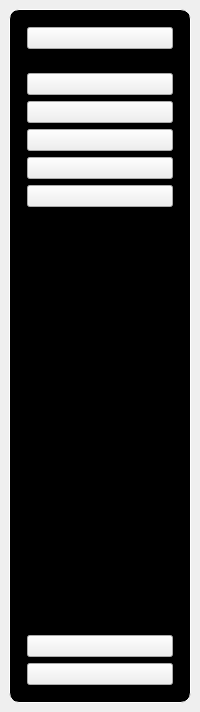
     <widget class="QStackedWidget" name="tabStacked">
      <property name="styleSheet">
       <string notr="true">#tabStacked{
padding:0;
}</string>
      </property>
      <widget class="QWidget" name="stackedTab">
       <property name="styleSheet">
        <string notr="true"/>
       </property>
       <layout class="QVBoxLayout" name="verticalLayout_66">
        <item>
         <widget class="QWidget" name="tab" native="true">
          <property name="styleSheet">
           <string notr="true">#tab{
	background-color: rgb(0, 0, 0);
	border: 1px solid white;
	border-radius: 10px
}
</string>
          </property>
          <layout class="QVBoxLayout" name="verticalLayout">
           <item>
            <widget class="QWidget" name="tabButtonsTop" native="true">
             <layout class="QVBoxLayout" name="verticalLayout_64">
              <item>
               <widget class="QPushButton" name="buttonTabHome">
                <property name="text">
                 <string/>
                </property>
                <property name="icon">
                 <iconset resource="../qrc/market_engine_icons.qrc">
                  <normaloff>:/icons/icons_market_engine/home.png</normaloff>:/icons/icons_market_engine/home.png</iconset>
                </property>
                <property name="iconSize">
                 <size>
                  <width>32</width>
                  <height>32</height>
                 </size>
                </property>
               </widget>
              </item>
             </layout>
            </widget>
           </item>
           <item>
            <widget class="QWidget" name="tabButtonsMidTop" native="true">
             <layout class="QVBoxLayout" name="verticalLayout_62">
              <item>
               <widget class="QPushButton" name="buttonTabAccount">
                <property name="text">
                 <string/>
                </property>
                <property name="icon">
                 <iconset resource="../qrc/market_engine_icons.qrc">
                  <normaloff>:/icons/icons_market_engine/dashboard.png</normaloff>:/icons/icons_market_engine/dashboard.png</iconset>
                </property>
                <property name="iconSize">
                 <size>
                  <width>32</width>
                  <height>32</height>
                 </size>
                </property>
               </widget>
              </item>
              <item>
               <widget class="QPushButton" name="buttonTabSonar">
                <property name="text">
                 <string/>
                </property>
                <property name="icon">
                 <iconset resource="../qrc/market_engine_icons.qrc">
                  <normaloff>:/icons/icons_market_engine/sonar_api.png</normaloff>:/icons/icons_market_engine/sonar_api.png</iconset>
                </property>
                <property name="iconSize">
                 <size>
                  <width>32</width>
                  <height>32</height>
                 </size>
                </property>
               </widget>
              </item>
              <item>
               <widget class="QPushButton" name="buttonTabTradeupEngine">
                <property name="text">
                 <string/>
                </property>
                <property name="icon">
                 <iconset resource="../qrc/market_engine_icons.qrc">
                  <normaloff>:/icons/icons_market_engine/calculator_auto.png</normaloff>:/icons/icons_market_engine/calculator_auto.png</iconset>
                </property>
                <property name="iconSize">
                 <size>
                  <width>32</width>
                  <height>32</height>
                 </size>
                </property>
               </widget>
              </item>
              <item>
               <widget class="QPushButton" name="buttonTabProfitableTradeups">
                <property name="text">
                 <string/>
                </property>
                <property name="icon">
                 <iconset resource="../qrc/market_engine_icons.qrc">
                  <normaloff>:/icons/icons_market_engine/profitable_tradeups.png</normaloff>:/icons/icons_market_engine/profitable_tradeups.png</iconset>
                </property>
                <property name="iconSize">
                 <size>
                  <width>32</width>
                  <height>32</height>
                 </size>
                </property>
               </widget>
              </item>
              <item>
               <widget class="QPushButton" name="buttonTabItemLibrary">
                <property name="text">
                 <string/>
                </property>
                <property name="icon">
                 <iconset resource="../qrc/market_engine_icons.qrc">
                  <normaloff>:/icons/icons_market_engine/loaded_items.png</normaloff>:/icons/icons_market_engine/loaded_items.png</iconset>
                </property>
                <property name="iconSize">
                 <size>
                  <width>32</width>
                  <height>32</height>
                 </size>
                </property>
               </widget>
              </item>
             </layout>
            </widget>
           </item>
           <item>
            <spacer name="verticalSpacer">
             <property name="orientation">
              <enum>Qt::Vertical</enum>
             </property>
             <property name="sizeHint" stdset="0">
              <size>
               <width>20</width>
               <height>404</height>
              </size>
             </property>
            </spacer>
           </item>
           <item>
            <widget class="QWidget" name="tabButtonsBottom" native="true">
             <layout class="QVBoxLayout" name="verticalLayout_22">
              <item>
               <widget class="QPushButton" name="buttonTabHelp">
                <property name="text">
                 <string/>
                </property>
                <property name="icon">
                 <iconset resource="../qrc/market_engine_icons.qrc">
                  <normaloff>:/icons/icons_market_engine/help.png</normaloff>:/icons/icons_market_engine/help.png</iconset>
                </property>
                <property name="iconSize">
                 <size>
                  <width>32</width>
                  <height>32</height>
                 </size>
                </property>
               </widget>
              </item>
              <item>
               <widget class="QPushButton" name="buttonTabSettings">
                <property name="text">
                 <string/>
                </property>
                <property name="icon">
                 <iconset resource="../qrc/market_engine_icons.qrc">
                  <normaloff>:/icons/icons_market_engine/settings.png</normaloff>:/icons/icons_market_engine/settings.png</iconset>
                </property>
                <property name="iconSize">
                 <size>
                  <width>32</width>
                  <height>32</height>
                 </size>
                </property>
               </widget>
              </item>
             </layout>
            </widget>
           </item>
          </layout>
         </widget>
        </item>
       </layout>
      </widget>
     </widget>
